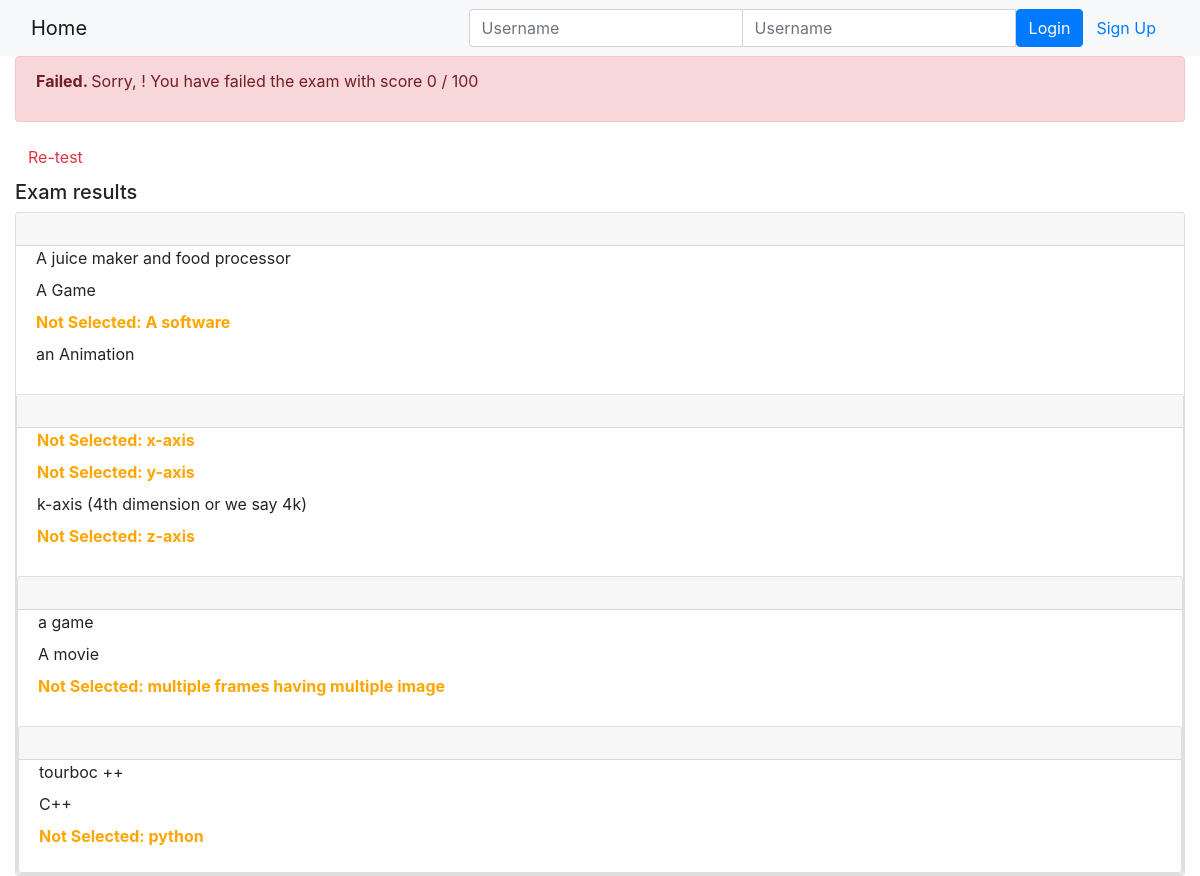
/onlinecourse/course/6/submission/6/result/, run on the app's committed database.
### onlinecourse/models.py (models this page shows, shortened)
class Question(models.Model):
    course = models.ForeignKey(Course, on_delete=models.CASCADE,null=True)
    text = models.CharField(max_length=150,null=True)
    grade = models.FloatField()

class Choice(models.Model):
    question = models.ForeignKey(Question, on_delete=models.CASCADE,null=True)
    text = models.CharField(max_length=150,null=True )
    is_correct = models.BooleanField()

### onlinecourse/views.py (the view)
# urls.py: path('course/<int:course_id>/submission/<int:submission_id>/result/', views.show_exam_result, name = 'show_exam_result'),
def show_exam_result(request, course_id, submission_id):
    context = {}
    course = get_object_or_404(Course, pk=course_id)
    submission = get_object_or_404(Submission, pk=submission_id)
    selected_choices = Submission.objects.filter(id = submission_id).values_list('choices', flat=True)
    grade = 0
    for i in submission.choices.all().filter(is_correct=True).values_list('question_id'):
        grade += Question.objects.filter(id=i[0]).first().grade
    context['course'] = course
    context['selected_ids'] = selected_choices
    context['grade'] = grade
    return render(request, 'onlinecourse/exam_result_bootstrap.html', context)

### onlinecourse/templates/onlinecourse/exam_result_bootstrap.html (shortened to what this page needs)
<!DOCTYPE html>
<html lang="en">
<head>
    {% load static %}
    <link rel="stylesheet" href="https://maxcdn.bootstrapcdn.com/bootstrap/4.5.2/css/bootstrap.min.css">
</head>
<body>
 <nav class="navbar navbar-light bg-light">
    <div class="container-fluid">
        <div class="navbar-header">
              <a class="navbar-brand" href="{% url 'onlinecourse:index' %}">Home</a>
        </div>
        <ul class="nav navbar-nav navbar-right">
            {% if user.is_authenticated %}
            <li>
                <a class="btn btn-link" href="#">{{ user.first_name }}({{ user.username }})</a>
                <a class="btn btn-link" href="{% url 'onlinecourse:logout' %}">Logout</a>
            </li>
            {% else %}
            <li>
                <form class="form-inline" action="{% url 'onlinecourse:login' %}" method="post">
                    <div class="input-group">
                        <input type="text" class="form-control" placeholder="Username" name="username" >
                        <input type="password" class="form-control" placeholder="Username" name="psw" >
                        <button class="btn btn-primary" type="submit">Login</button>
                        <a class="btn btn-link" href="{% url 'onlinecourse:registration' %}">Sign Up</a>
                    </div>
                </form>
            </li>
            {% endif %}
        </ul>
    </div>
</nav>
<div class="container-fluid">
    {% if grade > 80 %}
    <div class="alert alert-success">
       <p><b>Congratulations, {{user.first_name}}! </b>You have passed the exam and completed the course with score {{grade}} / 100</p>
    </div>
        {% else %}
        <div class="alert alert-danger">
            <p><b>Failed. </b>Sorry, {{user.first_name}}! You have failed the exam with score {{grade}} / 100</p>
        </div>
        <a class="btn btn-link text-danger" href="{% url 'onlinecourse:course_details' course.id %}">Re-test</a>
        {% endif %}
        <div class="card-columns-vertical mt-1">
        <h5 class="">Exam results</h5>
            {% for question in course.question_set.all %}
            <div class="card mt-1">
                <div class="card-header"><h5 style="font-weight:bold">{{ question.question_text}}</h5></div>
                <div class="form-group">
                    {% for choice in question.choice_set.all %}
                    <div class="form-check">
                        {% if choice.id in selected_ids %}
                            {% if choice.is_correct == True %}
                                <label style="color:#2ea94a;font-weight:bold">Correct answer: {{choice.text}}</label>
                            {% else %}
                                <label style="color:red;font-weight:bold">Wrong answer: {{choice.text}}</label>
                            {% endif %}
                        {% elif choice.id not in selected_ids and choice.is_correct == True %}
                            <label style="color:#ffa500;font-weight:bold">Not Selected: {{choice.text}}</label>
                        {% else %}
                            <label>{{choice.text}}</label>
                        {% endif %}
                    </div>
                    {% endfor %}
                </div>
            {% endfor %}
        </div>
    </div>
</body>
</html>

### data on the page
Choice: text "A juice maker and food processor"
Choice: text "A Game"
Choice: text "A software"
Choice: text "an Animation"
Choice: text "x-axis"
Choice: text "y-axis"
Choice: text "k-axis (4th dimension or we say 4k)"
Choice: text "z-axis"
Choice: text "a game"
Choice: text "A movie"
Choice: text "multiple frames having multiple image"
Choice: text "tourboc ++"
Choice: text "C++"
Choice: text "python"

### other printed values
{{ grade }} "0"
